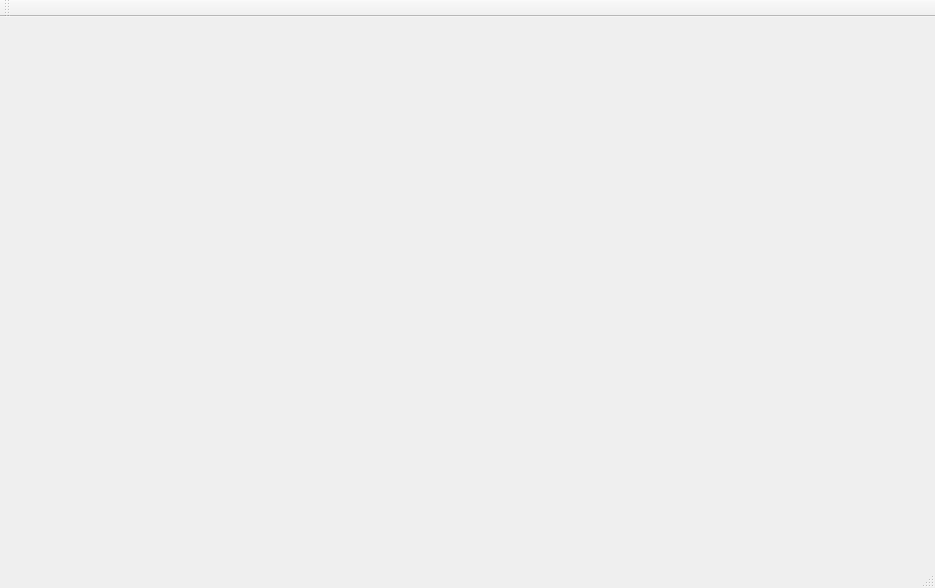
<?xml version="1.0" encoding="UTF-8"?>
<ui version="4.0">
 <class>QtMonitorClass</class>
 <widget class="QMainWindow" name="QtMonitorClass">
  <property name="geometry">
   <rect>
    <x>0</x>
    <y>0</y>
    <width>935</width>
    <height>588</height>
   </rect>
  </property>
  <property name="windowTitle">
   <string>QtMonitor</string>
  </property>
  <widget class="QWidget" name="centralWidget">
   <widget class="QWidget" name="gridLayoutWidget">
    <property name="geometry">
     <rect>
      <x>10</x>
      <y>10</y>
      <width>911</width>
      <height>541</height>
     </rect>
    </property>
    <layout class="QGridLayout" name="gridLayout"/>
   </widget>
  </widget>
  <widget class="QToolBar" name="mainToolBar">
   <attribute name="toolBarArea">
    <enum>TopToolBarArea</enum>
   </attribute>
   <attribute name="toolBarBreak">
    <bool>false</bool>
   </attribute>
  </widget>
  <widget class="QStatusBar" name="statusBar"/>
 </widget>
 <layoutdefault spacing="6" margin="11"/>
 <resources>
  <include location="QtMonitor.qrc"/>
 </resources>
 <connections/>
</ui>
